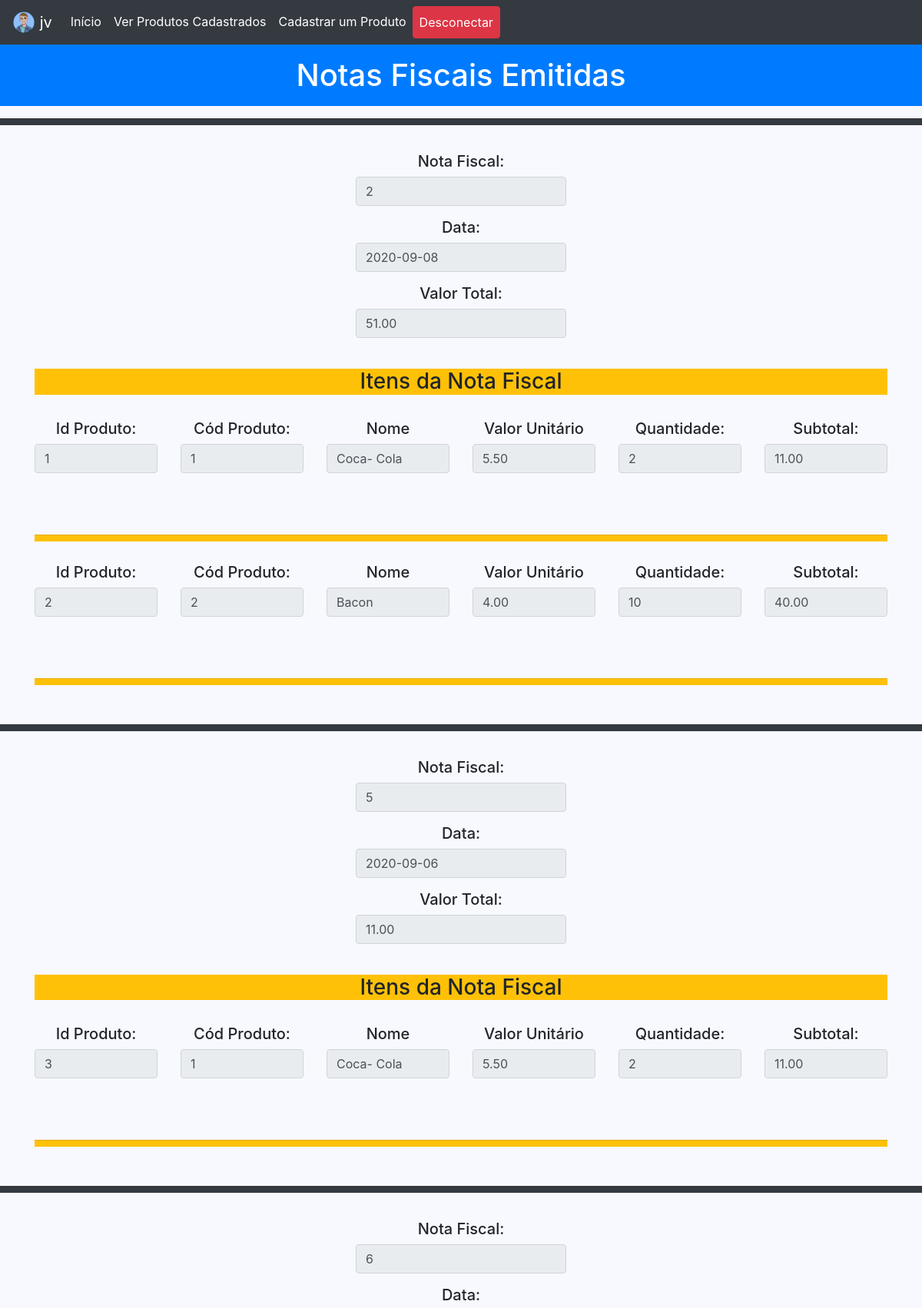
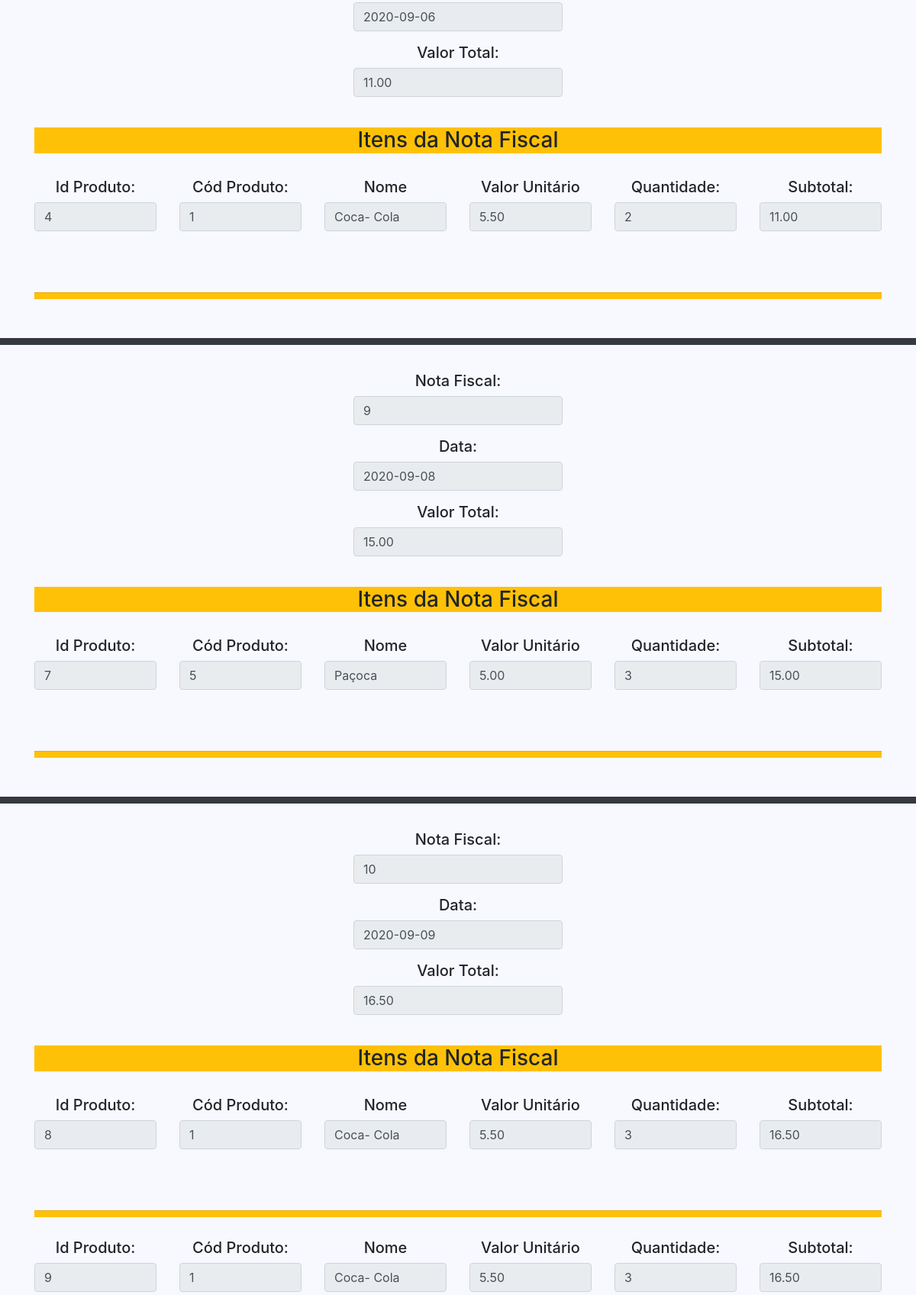
The app's page /site/ver_nf.php (signed in, upper part) with its own data (2 pictures, top to bottom).
### tables this page shows
CREATE TABLE `nota_fiscal` (
  `nf` int(11) NOT NULL,
  `data` date DEFAULT NULL,
  `valor_total` decimal(10,2) DEFAULT NULL
);

CREATE TABLE `produtos` (
  `id` int(11) NOT NULL,
  `nome` varchar(50) DEFAULT NULL,
  `preco` decimal(10,2) DEFAULT NULL
);

CREATE TABLE `itens_nf` (
  `id` int(11) NOT NULL,
  `cod_produto` int(11) DEFAULT NULL,
  `num_nf` int(11) DEFAULT NULL,
  `qtde` int(11) DEFAULT NULL,
  `subtotal` decimal(10,2) DEFAULT NULL
);

### site/ver_nf.php (the view, shortened to what this page needs)
<!doctype html>
<html lang="en">
  <head>
    <link rel="stylesheet" href="https://stackpath.bootstrapcdn.com/bootstrap/4.5.2/css/bootstrap.min.css">
    <link rel="stylesheet" href="/site/assets/bootstrap/dist/css/bootstrap.css">
  </head>
  <body style="background-color:#f8f8ff; ">
    <nav class="navbar navbar-expand-lg navbar navbar-dark bg-dark">
            <a class="navbar-brand" href="index.php"> <img src="images/logo.png" width="30" height="30" class="d-inline-block align-top" alt=""> jv</a>
            <div class="collapse navbar-collapse" id="navbarNav">
              <ul class="navbar-nav">
                <li class="nav-item active">
                  <a class="nav-link" href="index.php"> Início <span class="sr-only">(Página atual)</span></a>
                </li>
                <li class="nav-item active">
                  <a class="nav-link" href="ver_pd.php"> Ver Produtos Cadastrados <span class="sr-only"></span></a>
                </li>
                <li class="nav-item active">
                  <a class="nav-link" href="cad_pd.php"> Cadastrar um Produto <span class="sr-only"></span></a>
                </li>
                <li class="nav-item active">
                <a class="nav-link btn btn-danger " href="limpandotudo.php" role="button" > Desconectar  </a>
              </li>
              </ul>
            </div>
          </nav>
            <h1 class ="p-3 mb-2 bg-primary text-white text-center"> Notas Fiscais Emitidas </h1>
    <?php
                              include 'conecta.php';
                              $consulta = "SELECT * FROM nota_fiscal";
                            foreach($conexao -> query($consulta) as $linha){
                                $nota = $linha['nf'];
      ?>
      </section>
        <hr class="p-1 mb-1 bg-dark text-white">
          <br>
          <section class="container text-center">
            <div class="col-form-label">
              <div class="">
                <label><h5>Nota Fiscal: </h5> <label>
                <input type="text" value="<?php echo$linha['nf']?>" readonly ="readonly" class= form-control>
              </div>
               <div class="">
                  <label><h5> Data: </h5> <label>
                  <input type="text"  value="<?php echo $linha['data']?>" readonly ="readonly" class= form-control>
              </div>
              <div class="">
                  <label><h5> Valor Total: </h5> <label>
                  <input type="text"  value="<?php echo $linha['valor_total']?>" readonly ="readonly" class= form-control>
              </div>
        <br>
    <h3 class=" text-center bg-warning"> Itens da Nota Fiscal</h3>
    <br>
                            <?php
                                    $consulta2 = "SELECT * FROM itens_nf WHERE num_nf ='$nota'";
                                    foreach($conexao -> query($consulta2) as $linha2){
                                      $codigo = $linha2['cod_produto'];
                                      $consulta3 = "SELECT * FROM produtos WHERE id ='$codigo'";
                                      foreach($conexao -> query($consulta3) as $linha3){
                              ?>
              <div class="row">
                <div class="col-sm">
                  <label><h5> Id Produto: </h5> <label>
                    <input type="text" value="<?php echo$linha2['id']?>" readonly ="readonly" class= form-control>
                </div>
                <div class="col-sm">
                    <label><h5>Cód Produto: </h5> <label>
                    <input type="text"  value="<?php echo $linha2['cod_produto']?>" readonly ="readonly" class= form-control>
                    <br>
                </div>
                                    <?php
                                        }
                                        ?>
                <div class="col-sm">
                    <label><h5>Nome</h5> <label>
                    <input type="text"  value="<?php echo $linha3['nome']?>" readonly ="readonly" class= form-control>
                </div>
                <div class="col-sm">
                    <label><h5>Valor Unitário</h5> <label>
                    <input type="text"  value="<?php echo $linha3['preco']?>" readonly ="readonly" class= form-control>
                </div>
                <div class="col-sm">
                  <label><h5> Quantidade: </h5> <label>
                    <input type="text" value="<?php echo$linha2['qtde']?>" readonly ="readonly" class= form-control>
                </div>
                <div class="col-sm">
                    <label><h5>Subtotal: </h5> <label>
                    <input type="text"  value="<?php echo $linha2['subtotal']?>" readonly ="readonly" class= form-control>
                    <br>
                </div>
          </div>
          <br>
          <hr class="p-1 mb-1 bg-warning text-white">
          <br>
          <?php
          }
          ?>
    <?php
    }
    ?>
            </div>
    </section>
    <br>
      <link rel="stylesheet" href="/site/assets/bootstrap/dist/css/bootstrap.css">
    <br>
  </body>
</html>

### records on screen
nota_fiscal: nf "2", data "2020-09-08", valor_total "51.00"
itens_nf: id "1", cod_produto "1", cod_produto.nome "Coca- Cola", cod_produto.preco "5.50", qtde "2", subtotal "11.00"
itens_nf: id "2", cod_produto "2", cod_produto.nome "Bacon", cod_produto.preco "4.00", qtde "10", subtotal "40.00"
nota_fiscal: nf "5", data "2020-09-06", valor_total "11.00"
itens_nf: id "3", cod_produto "1", cod_produto.nome "Coca- Cola", cod_produto.preco "5.50", qtde "2", subtotal "11.00"
nota_fiscal: nf "6", data "2020-09-06", valor_total "11.00"
itens_nf: id "4", cod_produto "1", cod_produto.nome "Coca- Cola", cod_produto.preco "5.50", qtde "2", subtotal "11.00"
nota_fiscal: nf "9", data "2020-09-08", valor_total "15.00"
itens_nf: id "7", cod_produto "5", cod_produto.nome "Paçoca", cod_produto.preco "5.00", qtde "3", subtotal "15.00"
nota_fiscal: nf "10", data "2020-09-09", valor_total "16.50"
itens_nf: id "8", cod_produto "1", cod_produto.nome "Coca- Cola", cod_produto.preco "5.50", qtde "3", subtotal "16.50"
itens_nf: id "9", cod_produto "1", cod_produto.nome "Coca- Cola", cod_produto.preco "5.50", qtde "3", subtotal "16.50"
